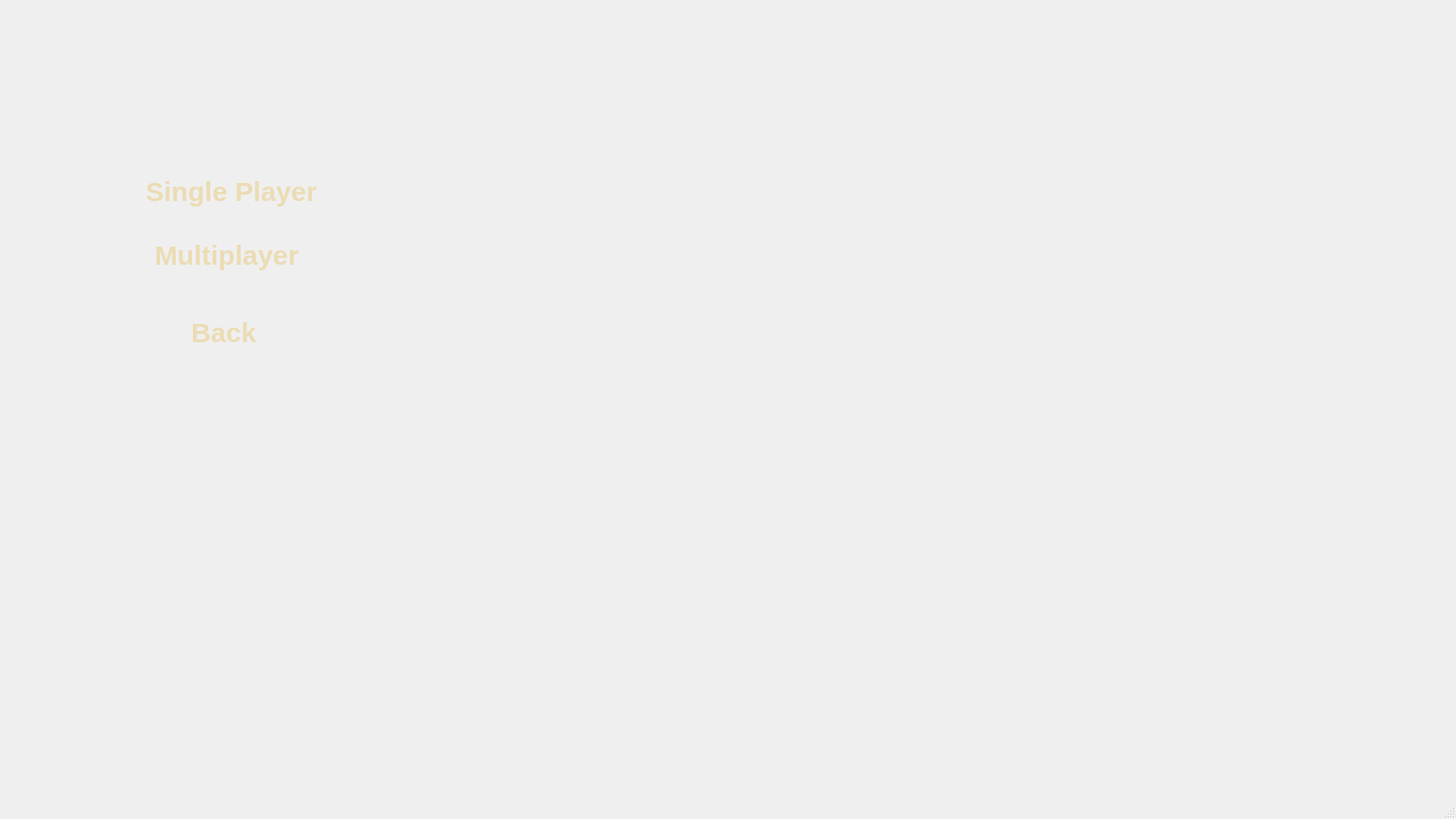
<?xml version="1.0" encoding="UTF-8"?>
<ui version="4.0">
 <class>playmenu</class>
 <widget class="QMainWindow" name="playmenu">
  <property name="geometry">
   <rect>
    <x>0</x>
    <y>0</y>
    <width>1600</width>
    <height>900</height>
   </rect>
  </property>
  <property name="windowTitle">
   <string>MainWindow</string>
  </property>
  <widget class="QWidget" name="centralwidget">
   <widget class="QPushButton" name="singlePlayerButton">
    <property name="geometry">
     <rect>
      <x>140</x>
      <y>180</y>
      <width>231</width>
      <height>61</height>
     </rect>
    </property>
    <property name="styleSheet">
     <string notr="true">QPushButton{
    background: transparent;
    border: none;

    color: rgb(235,220,180);

    font-family: &quot;Samantha&quot;;
    font-size: 30px;
    font-weight: bold;

    text-align: left;

    padding-left: 20px;
}

QPushButton:hover{
    color: rgb(255,210,60);
}

QPushButton:pressed{
    color: rgb(255,180,30);
}</string>
    </property>
    <property name="text">
     <string>Single Player</string>
    </property>
   </widget>
   <widget class="QPushButton" name="multiplayerButton">
    <property name="geometry">
     <rect>
      <x>150</x>
      <y>250</y>
      <width>201</width>
      <height>61</height>
     </rect>
    </property>
    <property name="styleSheet">
     <string notr="true">QPushButton{
    background: transparent;
    border: none;

    color: rgb(235,220,180);

    font-family: &quot;Samantha&quot;;
    font-size: 30px;
    font-weight: bold;

    text-align: left;

    padding-left: 20px;
}

QPushButton:hover{
    color: rgb(255,210,60);
}

QPushButton:pressed{
    color: rgb(255,180,30);
}</string>
    </property>
    <property name="text">
     <string>Multiplayer</string>
    </property>
   </widget>
   <widget class="QPushButton" name="backButton">
    <property name="geometry">
     <rect>
      <x>190</x>
      <y>330</y>
      <width>111</width>
      <height>71</height>
     </rect>
    </property>
    <property name="styleSheet">
     <string notr="true">QPushButton{
    background: transparent;
    border: none;

    color: rgb(235,220,180);

    font-family: &quot;Samantha&quot;;
    font-size: 30px;
    font-weight: bold;

    text-align: left;

    padding-left: 20px;
}

QPushButton:hover{
    color: rgb(255,210,60);
}

QPushButton:pressed{
    color: rgb(255,180,30);
}</string>
    </property>
    <property name="text">
     <string>Back</string>
    </property>
   </widget>
  </widget>
  <widget class="QMenuBar" name="menubar">
   <property name="geometry">
    <rect>
     <x>0</x>
     <y>0</y>
     <width>1600</width>
     <height>26</height>
    </rect>
   </property>
  </widget>
  <widget class="QStatusBar" name="statusbar"/>
 </widget>
 <resources/>
 <connections/>
</ui>
